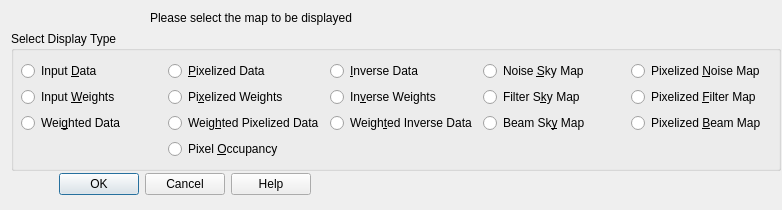
<?xml version="1.0" encoding="UTF-8"?>
<ui version="4.0">
 <class>mapSelectDialog</class>
 <widget class="QDialog" name="mapSelectDialog">
  <property name="geometry">
   <rect>
    <x>0</x>
    <y>0</y>
    <width>782</width>
    <height>210</height>
   </rect>
  </property>
  <property name="minimumSize">
   <size>
    <width>780</width>
    <height>210</height>
   </size>
  </property>
  <property name="windowTitle">
   <string>Dialog</string>
  </property>
  <layout class="QFormLayout" name="formLayout">
   <item row="0" column="0">
    <widget class="QLabel" name="title">
     <property name="minimumSize">
      <size>
       <width>480</width>
       <height>0</height>
      </size>
     </property>
     <property name="text">
      <string>Please select the map to be displayed</string>
     </property>
     <property name="alignment">
      <set>Qt::AlignCenter</set>
     </property>
    </widget>
   </item>
   <item row="1" column="0">
    <widget class="QGroupBox" name="selectionBox">
     <property name="minimumSize">
      <size>
       <width>770</width>
       <height>140</height>
      </size>
     </property>
     <property name="title">
      <string>Select Display Type</string>
     </property>
     <widget class="QWidget" name="layoutWidget">
      <property name="geometry">
       <rect>
        <x>10</x>
        <y>30</y>
        <width>751</width>
        <height>98</height>
       </rect>
      </property>
      <layout class="QGridLayout" name="gridLayout">
       <item row="1" column="3">
        <widget class="QRadioButton" name="filterSkyButton">
         <property name="text">
          <string>Filter S&amp;ky Map</string>
         </property>
        </widget>
       </item>
       <item row="1" column="2">
        <widget class="QRadioButton" name="inverseWeightsButton">
         <property name="text">
          <string>In&amp;verse Weights</string>
         </property>
        </widget>
       </item>
       <item row="0" column="2">
        <widget class="QRadioButton" name="inverseDataButton">
         <property name="text">
          <string>&amp;Inverse Data</string>
         </property>
        </widget>
       </item>
       <item row="0" column="1">
        <widget class="QRadioButton" name="pixelDataButton">
         <property name="text">
          <string>&amp;Pixelized Data</string>
         </property>
        </widget>
       </item>
       <item row="2" column="2">
        <widget class="QRadioButton" name="combinedInverseButton">
         <property name="text">
          <string>Weigh&amp;ted Inverse Data</string>
         </property>
        </widget>
       </item>
       <item row="1" column="0">
        <widget class="QRadioButton" name="weightButton">
         <property name="text">
          <string>Input &amp;Weights</string>
         </property>
        </widget>
       </item>
       <item row="3" column="1">
        <widget class="QRadioButton" name="pixelOccupancyButton">
         <property name="text">
          <string>Pixel &amp;Occupancy</string>
         </property>
        </widget>
       </item>
       <item row="0" column="0">
        <widget class="QRadioButton" name="dataButton">
         <property name="text">
          <string>Input &amp;Data</string>
         </property>
        </widget>
       </item>
       <item row="0" column="3">
        <widget class="QRadioButton" name="noiseSkyButton">
         <property name="text">
          <string>Noise &amp;Sky Map</string>
         </property>
        </widget>
       </item>
       <item row="2" column="3">
        <widget class="QRadioButton" name="beamSkyButton">
         <property name="text">
          <string>Beam Sk&amp;y Map</string>
         </property>
        </widget>
       </item>
       <item row="2" column="0">
        <widget class="QRadioButton" name="combinedDataButton">
         <property name="text">
          <string>Wei&amp;ghted Data</string>
         </property>
        </widget>
       </item>
       <item row="2" column="1">
        <widget class="QRadioButton" name="combinedPixelButton">
         <property name="text">
          <string>Weig&amp;hted Pixelized Data</string>
         </property>
        </widget>
       </item>
       <item row="1" column="1">
        <widget class="QRadioButton" name="pixelWeightsButton">
         <property name="text">
          <string>Pi&amp;xelized Weights</string>
         </property>
        </widget>
       </item>
       <item row="0" column="4">
        <widget class="QRadioButton" name="noiseButton">
         <property name="text">
          <string>Pixelized &amp;Noise Map</string>
         </property>
        </widget>
       </item>
       <item row="1" column="4">
        <widget class="QRadioButton" name="filterButton">
         <property name="text">
          <string>Pixelized &amp;Filter Map</string>
         </property>
        </widget>
       </item>
       <item row="2" column="4">
        <widget class="QRadioButton" name="beamButton">
         <property name="text">
          <string>Pixelized &amp;Beam Map</string>
         </property>
        </widget>
       </item>
      </layout>
     </widget>
    </widget>
   </item>
   <item row="2" column="0">
    <layout class="QHBoxLayout" name="buttonLayout">
     <item>
      <widget class="QDialogButtonBox" name="buttonBox">
       <property name="minimumSize">
        <size>
         <width>300</width>
         <height>30</height>
        </size>
       </property>
       <property name="orientation">
        <enum>Qt::Horizontal</enum>
       </property>
       <property name="standardButtons">
        <set>QDialogButtonBox::Cancel|QDialogButtonBox::Help|QDialogButtonBox::Ok</set>
       </property>
      </widget>
     </item>
     <item>
      <spacer name="buttonSpacer">
       <property name="orientation">
        <enum>Qt::Horizontal</enum>
       </property>
       <property name="sizeType">
        <enum>QSizePolicy::MinimumExpanding</enum>
       </property>
       <property name="sizeHint" stdset="0">
        <size>
         <width>100</width>
         <height>20</height>
        </size>
       </property>
      </spacer>
     </item>
    </layout>
   </item>
  </layout>
 </widget>
 <resources/>
 <connections>
  <connection>
   <sender>buttonBox</sender>
   <signal>accepted()</signal>
   <receiver>mapSelectDialog</receiver>
   <slot>accept()</slot>
   <hints>
    <hint type="sourcelabel">
     <x>248</x>
     <y>254</y>
    </hint>
    <hint type="destinationlabel">
     <x>157</x>
     <y>274</y>
    </hint>
   </hints>
  </connection>
  <connection>
   <sender>buttonBox</sender>
   <signal>rejected()</signal>
   <receiver>mapSelectDialog</receiver>
   <slot>reject()</slot>
   <hints>
    <hint type="sourcelabel">
     <x>316</x>
     <y>260</y>
    </hint>
    <hint type="destinationlabel">
     <x>286</x>
     <y>274</y>
    </hint>
   </hints>
  </connection>
 </connections>
</ui>
